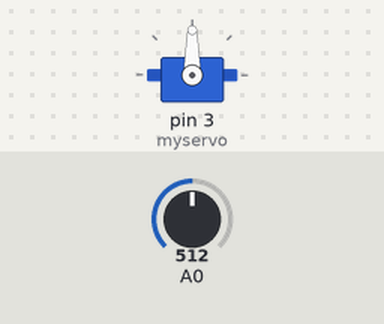
Simulated run of this sketch. Board: Arduino Uno, built with avr-gcc and run on an emulated ATmega328P. Parts: servo. The test bench sets the inputs (shaded band); at power-on: A0 = 512.

Above: at 1.2 s.
1.3 s: A0 set to 716
At 2.2 s:
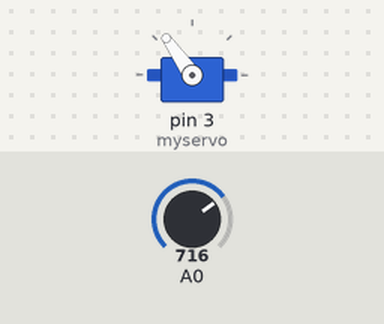
2.8 s: A0 set to 900
At 4.0 s:
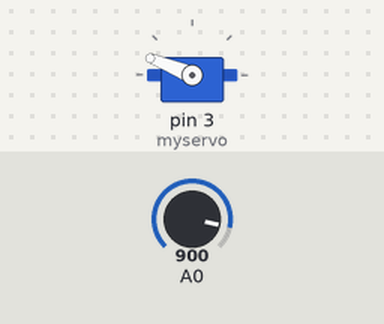
4.3 s: A0 set to 1023
At 5.5 s:
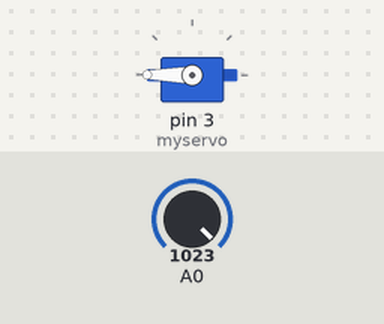
5.8 s: A0 set to 306
At 6.5 s:
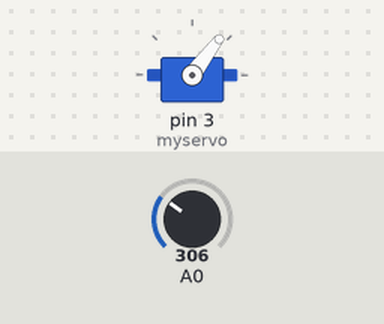
7.3 s: A0 set to 122
At 8.0 s:
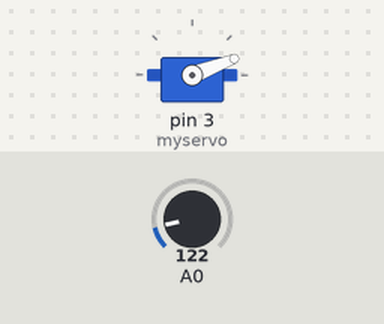
Timing chart, 0 to 9.8 s (numbered marks = the images above; inputs shaded):
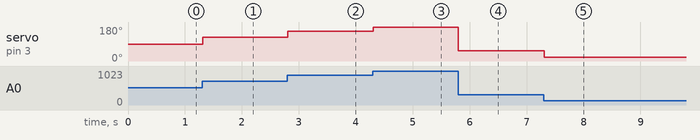

Measured:
- after the input at 1.3 s, servo on pin 3 (myservo): 90° → 125° at once
- after the input at 2.8 s, servo on pin 3 (myservo): 125° → 158° at once
- after the input at 4.3 s, servo on pin 3 (myservo): 158° → 180° at once
- after the input at 5.8 s, servo on pin 3 (myservo): 180° → 53° at once
- after the input at 7.3 s, servo on pin 3 (myservo): 53° → 21° at once

The sketch:

servo_joystick.ino
```cpp
/*
the program under is for the servo motor which is controlled by a joystick
by moving the joystick horzontaly (on the x axis) the angle position of the
stick/arm on the servo will change accordingly
*/

#include <Servo.h>    //servo motor library
Servo myservo;        //defining the servo as myservo

//defining pos & joyval as int variables
int pos;
int joyval;

void setup() {
myservo.attach(3);    //servo connected to pin 3
}

void loop() {
joyval = analogRead(A0);                //read A0 value and store it in joyval
pos = map(joyval, 0, 1023, 0, 180);     //funt. convert bit val to angle
myservo.write(pos);                      //write pos val to myservo
delay(15);                              //wait time
}
```
